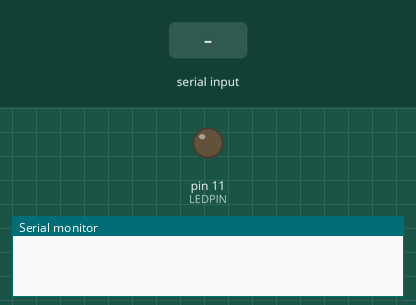
This sketch was run on a simulated Arduino Mega 2560, built with avr-gcc and run on an emulated ATmega2560. Parts: output pins drawn as LEDs (lit = HIGH), the last lines printed to the serial monitor. The inputs (shaded band) are chosen by the test bench.

Above: at 1.2 s.
1.3 s: "LED_ON" received over the second serial link
At 2.7 s:
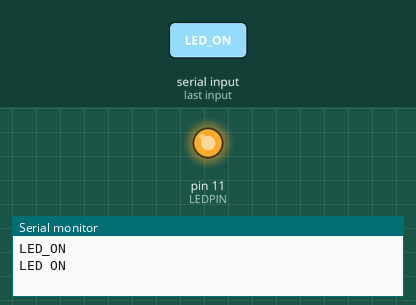
3.8 s: "LED_OFF" received over the second serial link
At 5.8 s:
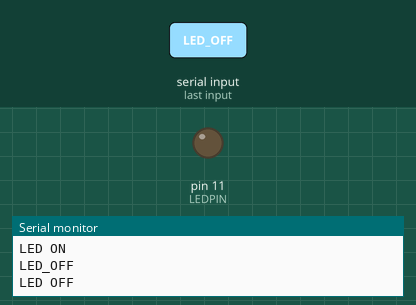
Timing chart, 0 to 7.3 s (numbered marks = the images above; inputs shaded):
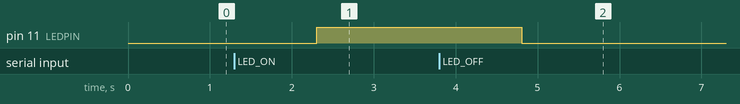

Measured:
- after the input at 1.3 s, pin 11 (LEDPIN): LOW → HIGH after 1.0 s
- after the input at 3.8 s, pin 11 (LEDPIN): HIGH → LOW after 1.0 s

The sketch:

sketch_downstreamcom_week5.ino
```cpp
#define LEDPIN 11 //Pin assignment already assigned to Teensy 2.0

//setup only happens once at the beginning
void setup(){
  Serial.begin(9600); //sending and receiving data at the rate of 9600 bits per second
  Serial1.begin(9600); //sending and receiving data at the rate of 9600 bits per second

  pinMode(LEDPIN,OUTPUT); //initialising pin mode for output of power to LED (for it to turn on (3.3V) and off (0V)
}

//as the name says - it goes on a loop
void loop() {
//receive data from RP via bluetooth, save and print the data on the terminal
if(Serial1.available() > 0){
String str = Serial1.readString().substring(0); //substring 0 because you read the FIRST character

//turn the pin on or off depending on the data received via bluetooth as above
Serial.println(str);
if(str == "LED_ON"){
digitalWrite(LEDPIN, HIGH);
Serial.println("LED ON");
} else if(str == "LED_OFF"){
digitalWrite(LEDPIN, LOW);
Serial.println("LED OFF");
}
}
}
```
